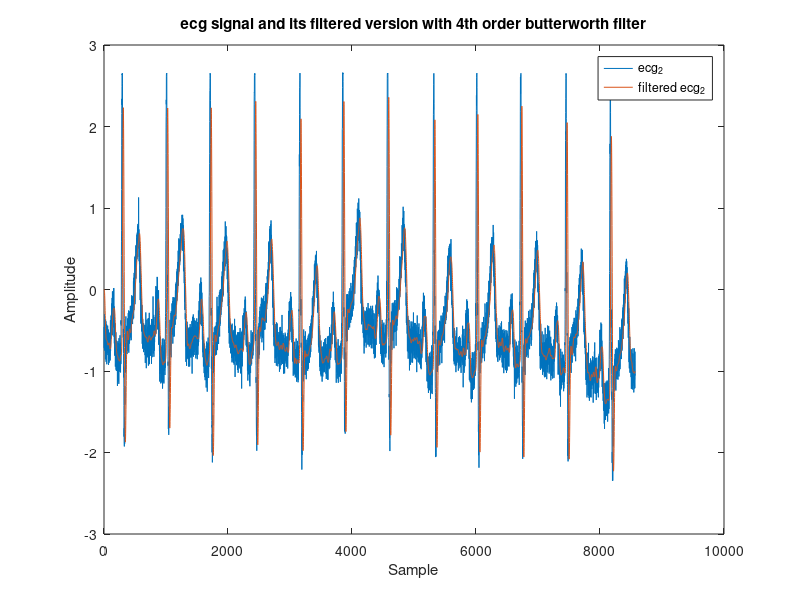
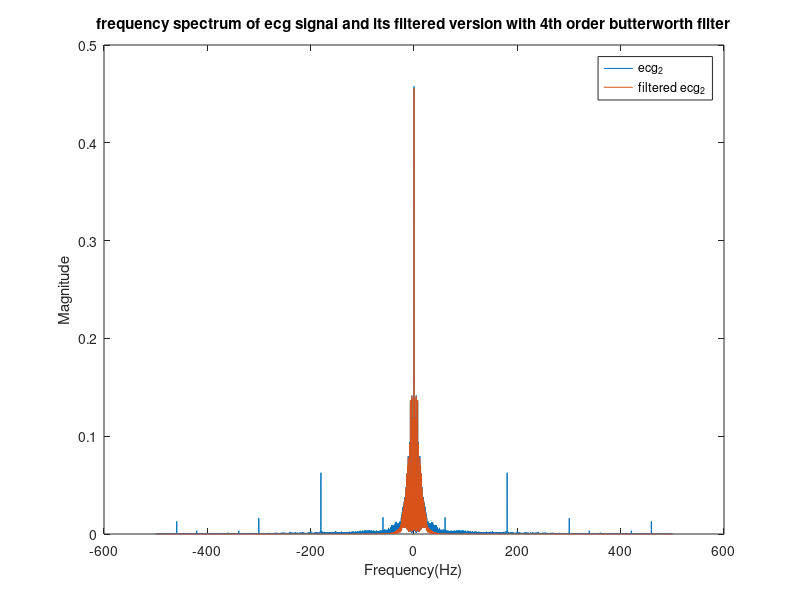

These charts were generated, in order, by the following MATLAB code: (Note: this script raises an error after producing the figures.)
clc, clear, close all;
load('ecg_1.mat')
load('ecg_2.mat')
load('ecg_3.mat')

%butterworth 
Fs=1000;
Ts=1/Fs;
Fc=50/Fs; %cutoff freq/Fs for normalization. cutoff freq determined by observing freq spectrum of the ecg signal
N=4; %filter order
% by increasing order we get a sharper filter freq response supresses freqs above Fc better. 
% but increases phase shift and decreases amplitude more. it also requires more computational power so order of 4 is good enough
[b,a]=butter(N,Fc,"low");
ecg_butter_filtered=filter(b,a,ecg_hfn);

figure (1)
plot(ecg_hfn)
hold on
plot(ecg_butter_filtered)
title("ecg signal and its filtered version with 4th order butterworth filter")
xlabel("Sample");
ylabel("Amplitude");
legend("ecg_2","filtered ecg_2")

ecg_hfns=fftshift(abs(fft(ecg_hfn,length(ecg_hfn))/length(ecg_hfn)));
ecg_butter_filtereds=fftshift(abs(fft(ecg_butter_filtered,length(ecg_butter_filtered))/length(ecg_butter_filtered)));
f=linspace(-Fs/2,Fs/2,length(ecg_butter_filtered));
f=transpose(f);

figure (2)
plot(f,ecg_hfns)
hold on
plot(f,ecg_butter_filtereds)   
title("frequency spectrum of ecg signal and its filtered version with 4th order butterworth filter")
xlabel("Frequency(Hz)");
ylabel("Magnitude");
legend("ecg_2","filtered ecg_2")

waveletType = 'db4'; %sym4
noise_content=ecg_hfn-ecg_butter_filtered;
variance=var(noise_content);

%multilevel
level=5;
[c,l]=wavedec(ecg_hfn,level,waveletType);
denoised_ecg_wavelet=[];

j=1;
len=0;
for i=level:-1:1
    cD = detcoef(c,l, i); %detail coef in each level
    th=sqrt(2*variance*log(length(cD)))   
    cD = wthresh(cD, 's', th);
    len=len+l(j);
    c(len+1:len+length(cD))=cD;
    j=j+1;
end

denoised_ecg_wavelet=waverec(c,l,waveletType);
denoised_ecg_wavelet_s=fftshift(abs(fft(denoised_ecg_wavelet,length(denoised_ecg_wavelet))/length(denoised_ecg_wavelet)));


% Plot original and denoised ECG signal

figure(3)
plot(ecg_hfn);
title('Original ECG Signal');
xlabel('Sample Number');
ylabel('Amplitude');
hold on
plot(denoised_ecg_wavelet);
title('Denoised ECG Signal using Wavelet (db4) with Custom Thresholding');
xlabel('Sample Number');
ylabel('Amplitude');
legend("ecg","denoised")


%freq domain plots
figure (4)
plot(f,ecg_hfns)
hold on
plot(f,denoised_ecg_wavelet_s)    
title("frequency spectrum of ecg signal and its filtered version with wavelet")
xlabel("Frequency(Hz)");
ylabel("Magnitude");
legend("ecg_2","filtered ecg_2")

